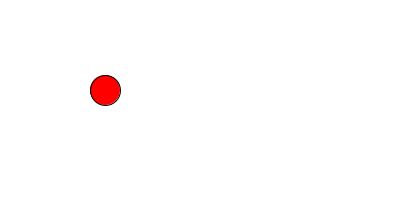
Frame 1 (no input)
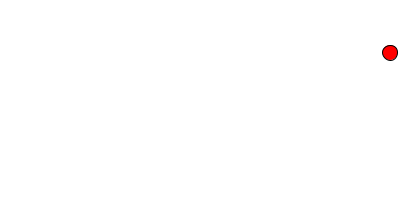
Frame 60 (the mouse pressed at the canvas centre just before this capture)
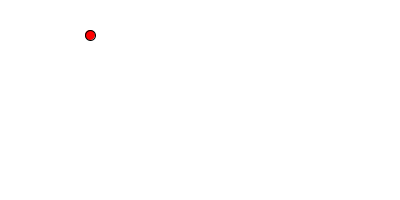
Frame 120 (the mouse held since frame 60 and released just before this capture)

The Processing sketch that drew these frames (run headless with seeded random() and noise(); from frame 60 on, the mouse is pressed at the canvas centre):

// Processing sketch: processing_185505
// ── processing_185505.pde

float x = 100;
float y = 100;
float w = 30;
float h = 30;
 
float xspeed = 5;
float yspeed = 5;
 
void setup() {
  size(400,200);
  frameRate(20);
}

void draw() {
   
  background (255);
  x = x + xspeed;
  y = y + yspeed;
  
  if ((x > width-(w/2)) || (x < w/2)) {
    xspeed = xspeed * -1;
    w-=5;
    h-=5;
  }
   
   if ((y > height-(h/2-7)) || (y < h/2+17)) {
    yspeed = yspeed * -1;
    w-=5;
    h-=5;
  }
  fill (255,0,0);
  ellipse(x,y-h/2,w,h);
  }
   
  
  
